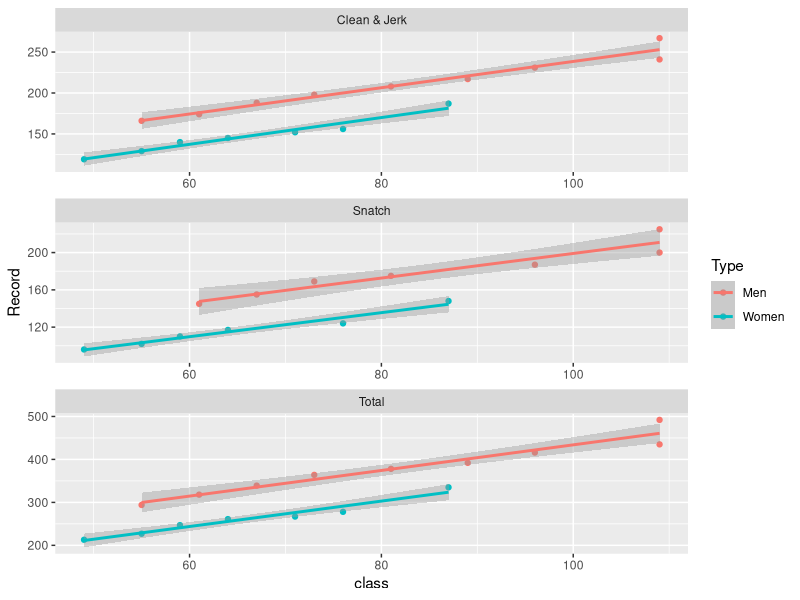

The R source for this figure:
## ---- chunk 1
#| output: false
library(tidyverse)

raw_data <- read_csv(here::here("Week_1", "hw_1_data.csv")) |>
  select(-9)

clean_df <- function(raw_df) {

  clean_df <- raw_df |>
    mutate(class = case_when(str_detect(Event, "kg") ~ Event, TRUE ~ NA_character_)) |>
    fill(class, .direction = "down") |>
    drop_na() |>
    mutate(Record = str_extract(Record, "[0-9]+") |> as.numeric(),
           class = str_extract(class, "[0-9]+") |> as.numeric())

  clean_df

}

cleaned_data <- raw_data |> clean_df()

## ---- chunk 2
cleaned_data |>
  ggplot(aes(class, Record, col = Type)) + geom_point() + geom_smooth(method = "lm") + facet_wrap(Event ~ ., scales = "free", ncol =1)
## ---- chunk 3
nested_mods <- cleaned_data |>
  mutate(Record = str_extract(Record, "[0-9]+") |> as.numeric(),
         class = str_extract(class, "[0-9]+") |> as.numeric()) |>
  group_nest(Type, Event) |>
  mutate(mod = map(data, ~ lm(log10(Record) ~ log10(class), data = .) |> broom::tidy())) |>
  select(-data) |>
  unnest(mod)

coeffs <- nested_mods |>
  select(Type:estimate) |>
  pivot_wider(names_from = "term", values_from = "estimate") |>
  rename(c = 3, beta = 4) |>
  mutate(c = 10^c)

coeffs |>
  knitr::kable()

## ---- chunk 4
cleaned_data |>
  left_join(coeffs) |>
  mutate(pred = c*class^beta) |>
  mutate(normalized_record = 100*(Record/((c*class^beta) - 1))) |>
  arrange(desc(normalized_record)) |>
  head() |>
  select(Type, Event, Athlete, normalized_record) |> 
  knitr::kable()
